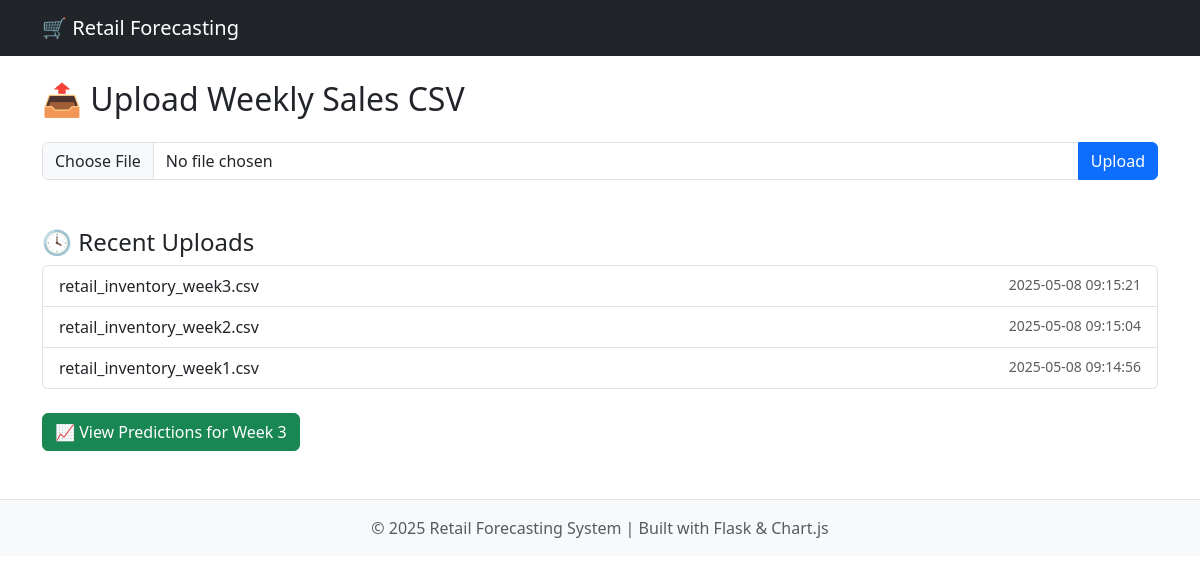
The page / on the database its author committed.
### tables this page shows
CREATE TABLE uploads (
                id           INTEGER PRIMARY KEY AUTOINCREMENT,
                filename     TEXT NOT NULL,
                uploaded_at  TIMESTAMP DEFAULT CURRENT_TIMESTAMP
            );

### app/app.py (the view, shortened to what this page needs)
@app.route("/", methods=["GET", "POST"])
def home():
    with sqlite3.connect(DB_PATH) as con:
        uploads = con.execute(
            "SELECT filename, uploaded_at FROM uploads ORDER BY id DESC LIMIT 5"
        ).fetchall()
        lw = con.execute("SELECT MAX(Week) FROM weekly_sales").fetchone()[0] or 0
    return render_template("index.html", uploads=uploads, latest_week=lw)

### app/templates/index.html (shortened to what this page needs)
<!DOCTYPE html>
<html lang="en">
<head>
  <link href="https://cdn.jsdelivr.net/npm/bootstrap@5.3.0/dist/css/bootstrap.min.css" rel="stylesheet">
</head>
<body>
<nav class="navbar navbar-expand-lg navbar-dark bg-dark mb-4">
  <div class="container">
    <a class="navbar-brand" href="#">🛒 Retail Forecasting</a>
  </div>
</nav>
<div class="container">
  <h2 class="mb-4">📤 Upload Weekly Sales CSV</h2>
  <form method="POST" enctype="multipart/form-data" class="mb-5">
    <div class="input-group">
      <input type="file" name="file" class="form-control" required>
      <button class="btn btn-primary" type="submit">Upload</button>
    </div>
  </form>
  <h4>🕓 Recent Uploads</h4>
  <ul class="list-group mb-4">
    {% for fname, ts in uploads %}
      <li class="list-group-item d-flex justify-content-between">
        <span>{{ fname }}</span>
        <small class="text-muted">{{ ts }}</small>
      </li>
    {% else %}
      <li class="list-group-item text-muted">No uploads yet.</li>
    {% endfor %}
  </ul>
  {% if latest_week and latest_week >= 2 %}
  <a href="{{ url_for('predict', week=latest_week) }}" class="btn btn-success">
    📈 View Predictions for Week {{ latest_week }}
  </a>
  {% endif %}
</div>
<footer class="bg-light text-center text-muted py-3 mt-5 border-top">
  © 2025 Retail Forecasting System | Built with Flask & Chart.js
</footer>
</body>
</html>

### rows shown on the page
uploads: filename "retail_inventory_week3.csv", uploaded_at "2025-05-08 09:15:21"
uploads: filename "retail_inventory_week2.csv", uploaded_at "2025-05-08 09:15:04"
uploads: filename "retail_inventory_week1.csv", uploaded_at "2025-05-08 09:14:56"

### other values the page prints
{{ latest_week }} "3"
